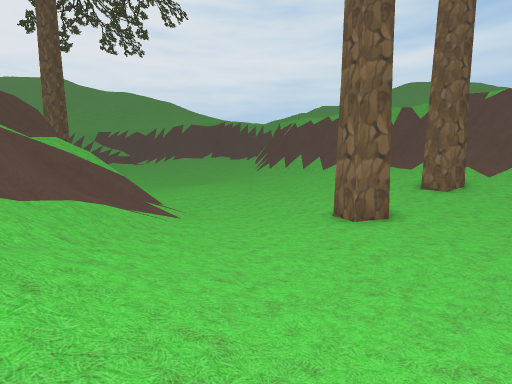
view 1 (above)

16 first-person views from a walk through a Unity game level. The camera is 1.3 m above the floor, tilts 6° down and sees 85° across. The floor is counted in squares, 1 m on a side. Each view is taken from the middle of a square. On the plan, view 1 faces up. The plan holds only what a view shows up to about 13 squares ahead; the rest is blank. The place goes on beyond the plan. The player character is not drawn.

view 2
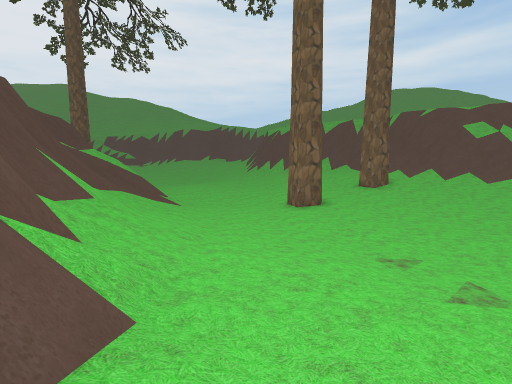

view 3
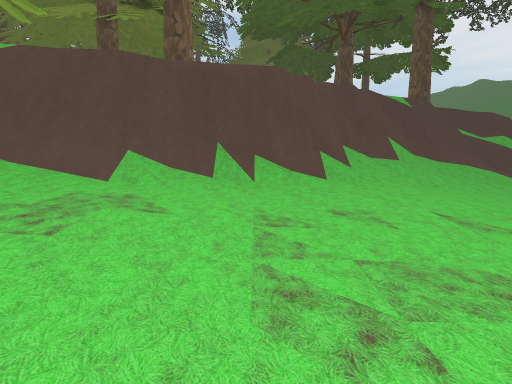

view 4
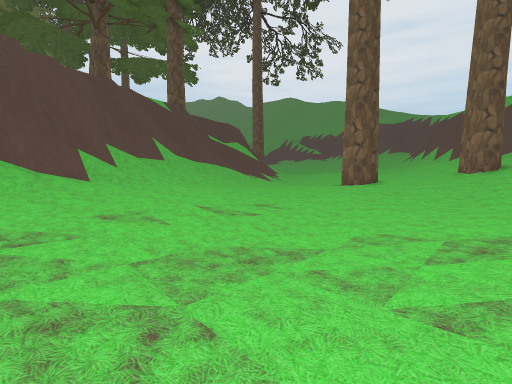

view 5
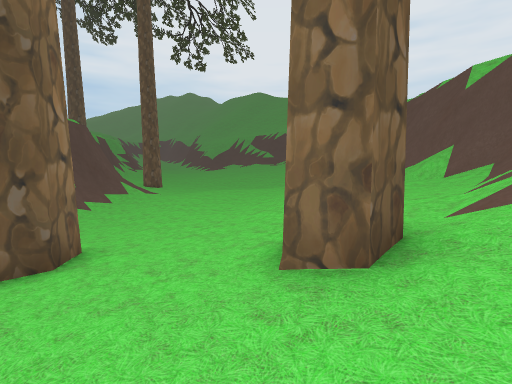

view 6
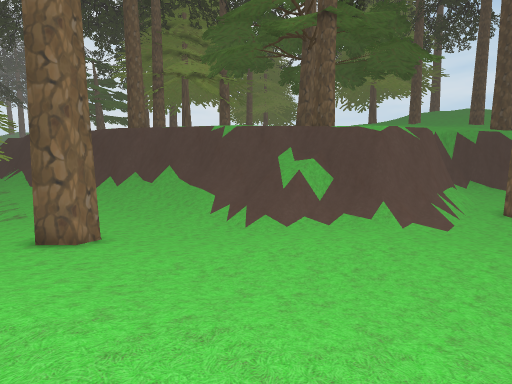

view 7
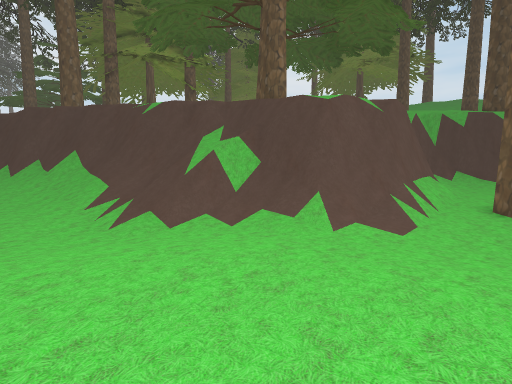

view 8
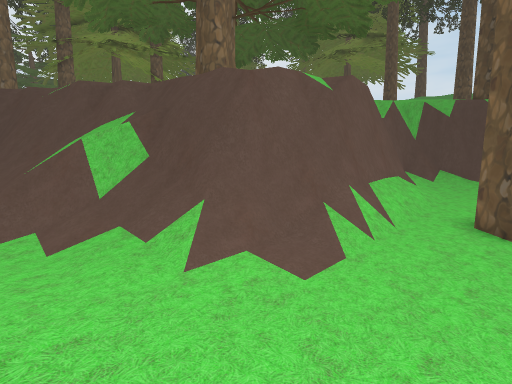

view 9
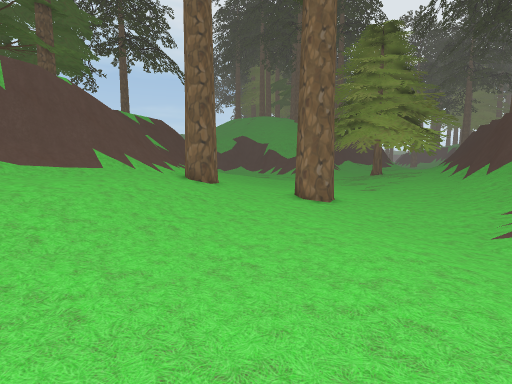

view 10
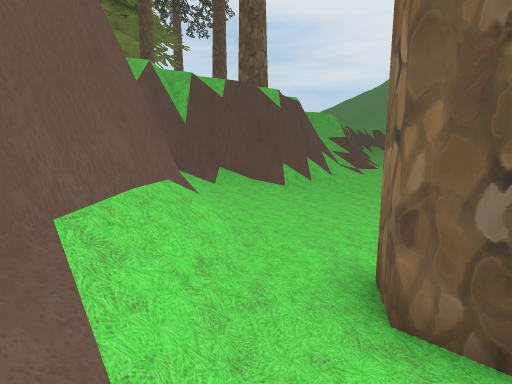

view 11
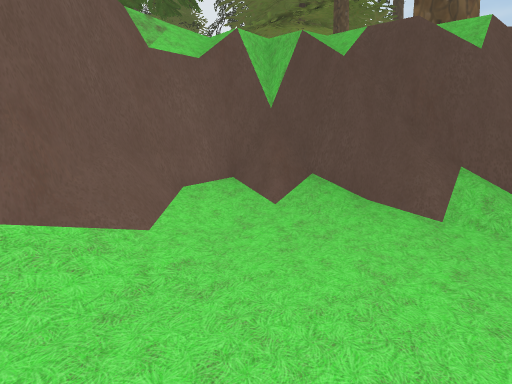

view 12
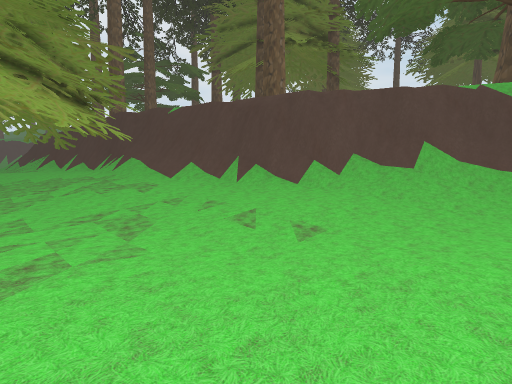

view 13
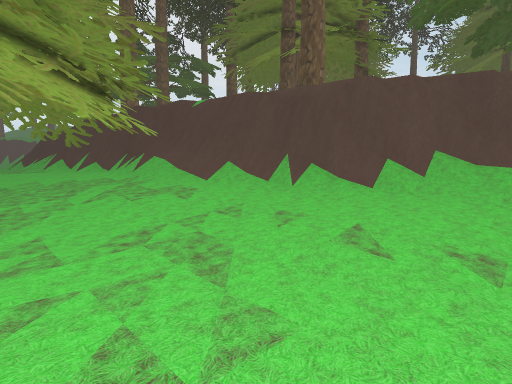

view 14
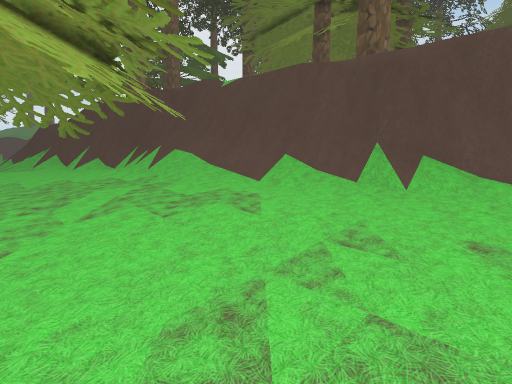

view 15
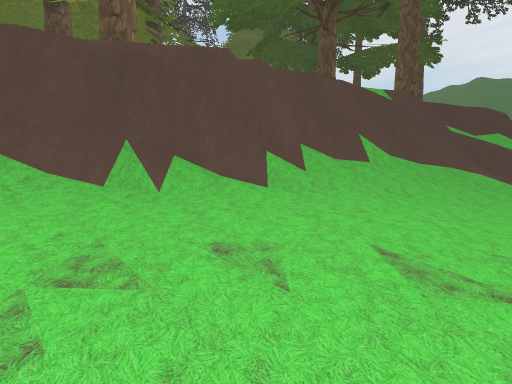

view 16
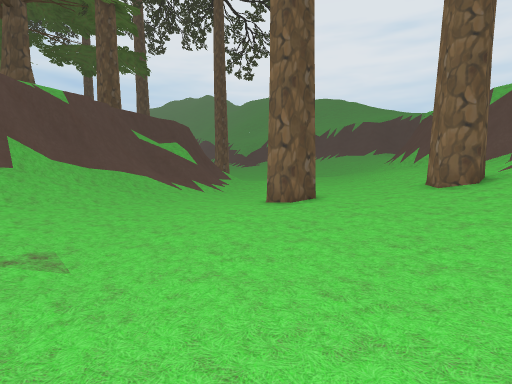

### Floor plan
Key: @ floor where view 1 was taken; # wall or solid block; x gap in a wall; . main floor; : floor 0.25 m higher than the main floor; + floor 0.5 m higher than the main floor; * floor 0.75 m higher than the main floor; % floor 1 m higher than the main floor; & floor 1.25 m higher than the main floor; / step, stairs or slope; = window, fence, low wall or low ledge; v drop or lower ground; T pine tree.
Columns run from 25 left of view 1 to 9 right of it. Each row starts with its distance up from view 1.
 18    ##/::.... T...../.:::++///%&&##
 17 #  ###/::::.##.......:::::+//%%&///
 16 ##/###/+:::///./......:::::///%%%//
 15     ##///////////.....:::::////&&//
 14      ##/##########//...:::::///%%/=
 13      #####     ####//....:::///////
 12      //##        ##//.../..:++/////
 11      //          ###=//.....:++*T//
 10                 /####//..../::++///
  9                 #=/////.....##+++//
  8              T# v=//////....T#:+///
  7               #  ##/////......::://
  6                   ###///.........::
  5                    ##///...........
  4                    ###///..........
  3                     ##////.........
  2                     ##////.........
  1                     /##///::.......
  0                      ##//@+:.......
 -1                      ####/+::......
 -2                       ####/+:......
 -3                        ###//:......
 -4                        ###//::.....
 -5                        ###//++:.. x
 -6                        /##//+++/...
 -7                        /###/*++  ..
 -8                        /###/&    ..
 -9                         # #/  +/::.
-10                         # #/  +++:
-11                         # #/& *++:
-12                         # # &/*+++

Positions as (right, up) in squares from view 1, and headings:
1: (0, 0), facing up
2: (1, -4), facing up
3: (9, -4), facing left
4: (9, -4), facing up-left
5: (9, 8), facing up-left
6: (5, 18), facing down-left
7: (0, 18), facing down-left
8: (-4, 18), facing down-left
9: (-3, 18), facing down-right
10: (-10, 16), facing left
11: (-15, 18), facing down-left
12: (9, 5), facing down-left
13: (9, 2), facing down-left
14: (8, -2), facing down-left
15: (7, -2), facing left
16: (9, 1), facing up-left
